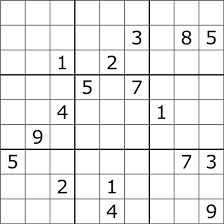
#> input picture hard.png, 224 x 224 px
$ python -i image_prcoesses.py   (imports and definitions only)
#> lines starting #> are read from the running program, lines starting #| are printed output that depends on the picture; after the words box and inside, x2 and y2 are one past the last pixel; in counts of white or black regions, pixels touching at a corner belong together

import cv2
import numpy as np


# [4 lines left out: function display_image, not called in this run]

def processing(img, skip_dilate=False):
    img = cv2.cvtColor(img, cv2.COLOR_BGR2GRAY)
    # Note that kernel sizes must be positive and odd and the kernel must be square.
    process = cv2.GaussianBlur(img.copy(), (9, 9), 0)
    process = cv2.adaptiveThreshold(process, 255, cv2.ADAPTIVE_THRESH_GAUSSIAN_C, cv2.THRESH_BINARY, 11, 2)

    # we need grid edges so we need to invert colors
    process = cv2.bitwise_not(process, process)

    if not skip_dilate:
        # This is only used for sudoku processing and not for cell processing
        # np.uint8 will wrap.
        # For example, 235+30 = 9.
        kernel = np.array([[0., 1., 0.], [1., 1., 1.], [0., 1., 0.]], np.uint8)
        process = cv2.dilate(process, kernel)

    return process


def find_corners(img):
    ext_contours = cv2.findContours(img, cv2.RETR_EXTERNAL, cv2.CHAIN_APPROX_SIMPLE)
    ext_contours = ext_contours[0] if len(ext_contours) == 2 else ext_contours[1]
    ext_contours = sorted(ext_contours, key=cv2.contourArea, reverse=True)

    # loop runs only once
    for c in ext_contours:
        peri = cv2.arcLength(c, True)
        approx = cv2.approxPolyDP(c, 0.015 * peri, True)
        if len(approx) == 4:
            # Here we are looking for the largest 4 sided contour
            print(approx)
            return approx


# [42 lines left out: functions order_corner_points, perspective_transform, not called in this run]

def order_points(pts):
    # initialzie a list of coordinates that will be ordered
    # such that the first entry in the list is the top-left,
    # the second entry is the top-right, the third is the
    # bottom-right, and the fourth is the bottom-left
    rect = np.zeros((4, 2), dtype = "float32")

    # the top-left point will have the smallest sum, whereas
    # the bottom-right point will have the largest sum
    s = pts.sum(axis = 1)
    rect[0] = pts[0]
    rect[2] = pts[2]

    # now, compute the difference between the points, the
    # top-right point will have the smallest difference,
    # whereas the bottom-left will have the largest difference
    diff = np.diff(pts, axis = 1)
    rect[3] = pts[3]
    rect[1] = pts[1]

    # return the ordered coordinates
    return rect


def four_point_transform(image, pts):
    # obtain a consistent order of the points and unpack them
    # individually
    rect = order_points(pts)
    (tl, tr, br, bl) = rect

    # compute the width of the new image, which will be the
    # maximum distance between bottom-right and bottom-left
    # x-coordiates or the top-right and top-left x-coordinates
    widthA = np.sqrt(((br[0] - bl[0]) ** 2) + ((br[1] - bl[1]) ** 2))
    widthB = np.sqrt(((tr[0] - tl[0]) ** 2) + ((tr[1] - tl[1]) ** 2))
    maxWidth = max(int(widthA), int(widthB))

    # compute the height of the new image, which will be the
    # maximum distance between the top-right and bottom-right
    # y-coordinates or the top-left and bottom-left y-coordinates
    heightA = np.sqrt(((tr[0] - br[0]) ** 2) + ((tr[1] - br[1]) ** 2))
    heightB = np.sqrt(((tl[0] - bl[0]) ** 2) + ((tl[1] - bl[1]) ** 2))
    maxHeight = max(int(heightA), int(heightB))

    # now that we have the dimensions of the new image, construct
    # the set of destination points to obtain a "birds eye view",
    # (i.e. top-down view) of the image, again specifying points
    # in the top-left, top-right, bottom-right, and bottom-left
    # order
    dst = np.array([
        [0, 0],
        [0, maxHeight - 1],
        [maxWidth - 1, maxHeight - 1],
        [maxWidth - 1, 0]], dtype = "float32")

    # compute the perspective transform matrix and then apply it
    M = cv2.getPerspectiveTransform(rect, dst)
    warped = cv2.warpPerspective(image, M, (maxWidth, maxHeight))

    # return the warped image
    return warped


def create_image_grid(img):
    grid = np.copy(img)
    # not all sudoku out there have same width and height in the small squares so we need to consider differnt heights and width
    edge_h = np.shape(grid)[0]
    edge_w = np.shape(grid)[1]
    celledge_h = edge_h // 9
    celledge_w = np.shape(grid)[1] // 9

    grid = cv2.cvtColor(grid, cv2.COLOR_BGR2GRAY)

    # Adaptive thresholding the cropped grid and inverting it
    grid = cv2.bitwise_not(grid, grid)


    tempgrid = []
    for i in range(celledge_h, edge_h + 1, celledge_h):
        for j in range(celledge_w, edge_w + 1, celledge_w):
            rows = grid[i - celledge_h:i]
            tempgrid.append([rows[k][j - celledge_w:j] for k in range(len(rows))])

    # Creating the 9X9 grid of images
    finalgrid = []
    for i in range(0, len(tempgrid) - 8, 9):
        finalgrid.append(tempgrid[i:i + 9])

    # Converting all the cell images to np.array
    for i in range(9):
        for j in range(9):
            finalgrid[i][j] = np.array(finalgrid[i][j])

    try:
        for i in range(9):
            for j in range(9):
                np.os.remove("BoardCells1/cell" + str(i) + str(j) + ".jpg")
    except:
        pass
    for i in range(9):
        for j in range(9):
            cv2.imwrite(str("BoardCells1/cell" + str(i) + str(j) + ".jpg"), finalgrid[i][j])

    return finalgrid


# [33 lines left out: function scale_and_centre, not called in this run]


def extract():
    # print("Enter image name: ")
    # image_url = input()
    img = cv2.imread('hard.png')
#> img is the input picture: shape (224, 224, 3); min 0, max 255, mean 236.1
    processed_sudoku = processing(img)
#> in processing, `process = cv2.GaussianBlur(img.copy(), (9, 9), 0)`:
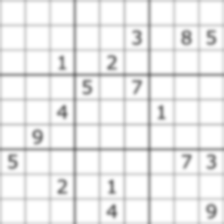
#> process: shape (224, 224); min 119, max 255, mean 236.9
#> in processing, `process = cv2.adaptiveThreshold(process, 255, cv2.ADAPTIVE_THRESH_GAUS..`:
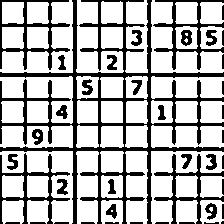
#> process: shape (224, 224); 72% white; 41 black regions (1 under 20 px), largest, box (x1, y1, x2, y2) and area: (0, 0, 224, 224) 7727, (0, 0, 70, 70) 1154, (0, 153, 70, 224) 1014
#> in processing, `process = cv2.dilate(process, kernel)`:
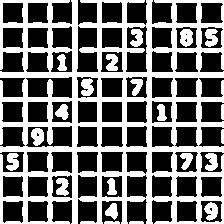
#> process: shape (224, 224); 43.1% white; 22 white regions
    sudoku = find_corners(processed_sudoku)
#> in find_corners, `ext_contours = cv2.findContours(img, cv2.RETR_EXTERNAL, cv2.CHAIN_APPR..`: ext_contours = 8 contours; box (x1, y1, x2, y2) and area: (0, 0, 224, 224) 41916, (205, 153, 218, 171) 139, (6, 153, 19, 171) 138, (105, 203, 118, 220) 120, (221, 104, 224, 120) 29, (129, 221, 144, 224) 27, (104, 221, 120, 224) 27, (221, 129, 224, 144) 27
#> the loop in find_corners, `for c in ext_contours:` made 1 pass
#> (peri, approx) on pass 1: (2263, [[0, 0], [0, 223], [223, 223], [223, 0]])
#| [[[  0   0]]
#|  [[  0 223]]
#|  [[223 223]]
#|  [[223   0]]]
#> sudoku = [[0, 0], [0, 223], [223, 223], [223, 0]]
    transformed = four_point_transform(img, sudoku)
#> in order_points, `diff = np.diff(pts, axis = 1)`: diff = empty array
#> in four_point_transform, `rect = order_points(pts)`: rect = [[0, 0], [0, 223], [223, 223], [223, 0]]
#> in four_point_transform, `(tl, tr, br, bl) = rect`: tl = [0, 0]; tr = [0, 223]; br = [223, 223]; bl = [223, 0]
#> in four_point_transform, `widthA = np.sqrt(((br[0] - bl[0]) ** 2) + ((br[1] - bl[1]) ** 2))`: widthA = 223
#> in four_point_transform, `dst = np.array([ [0, 0], [0, maxHeight - 1], [maxWidth - 1, maxHeight ..`: dst = [[0, 0], [0, 222], [222, 222], [222, 0]]
#> in four_point_transform, `M = cv2.getPerspectiveTransform(rect, dst)`: M = [[0.996, 0, 0], [0, 0.996, 0], [0, 0, 1]]
#> in four_point_transform, `warped = cv2.warpPerspective(image, M, (maxWidth, maxHeight))`:
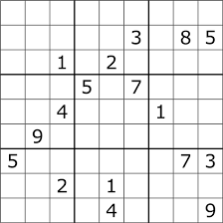
#> warped: shape (223, 223, 3); min 0, max 255, mean 236.1
    cropped = 'cropped_img.png'
    cv2.imwrite(cropped, transformed)
    transformed = cv2.resize(transformed, (450, 450))
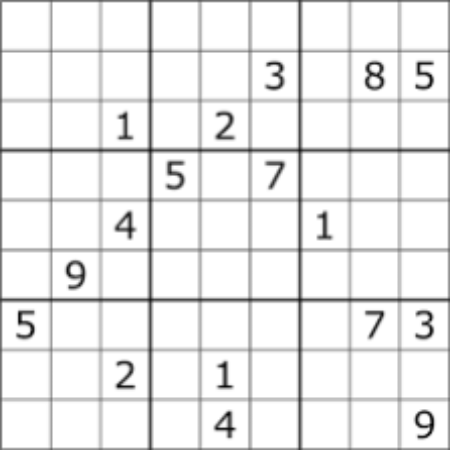
#> transformed: shape (450, 450, 3); min 4, max 255, mean 236
    sudoku = create_image_grid(transformed)
#> in create_image_grid, `grid = cv2.bitwise_not(grid, grid)`:
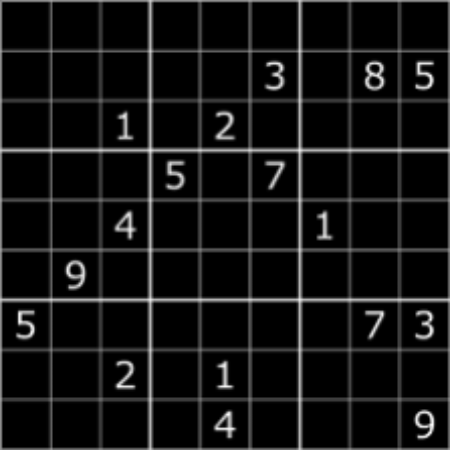
#> grid: shape (450, 450); min 0, max 251, mean 19
#> after the loop in create_image_grid, `for i in range(celledge_h, edge_h + 1, celledge_h):`: tempgrid = 81 items
#> the loop in create_image_grid, `for i in range(0, len(tempgrid) - 8, 9):` made 9 passes
#> i on passes 2 to 9: 9, 18, 27, 36, 45, 54, 63, 72
#> after the loop in create_image_grid, `for i in range(0, len(tempgrid) - 8, 9):`: finalgrid = 9 items
#> the loop in create_image_grid, `for i in range(9):` made 1 pass
#> pass 1, in create_image_grid, `cv2.imwrite(str("BoardCells1/cell" + str(i) + str(j) + ".jpg"), finalg..`:
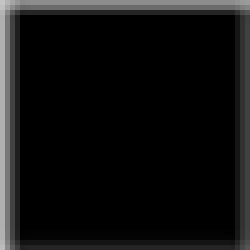
#> saved as cell03.jpg: shape (50, 50) (shown 5 times larger); min 0, max 197, mean 17.2
#> sudoku = 9 items
    return sudoku


# if __name__ == '__main__':
#     extract()

>>> result = extract()
#> result = 9 items
